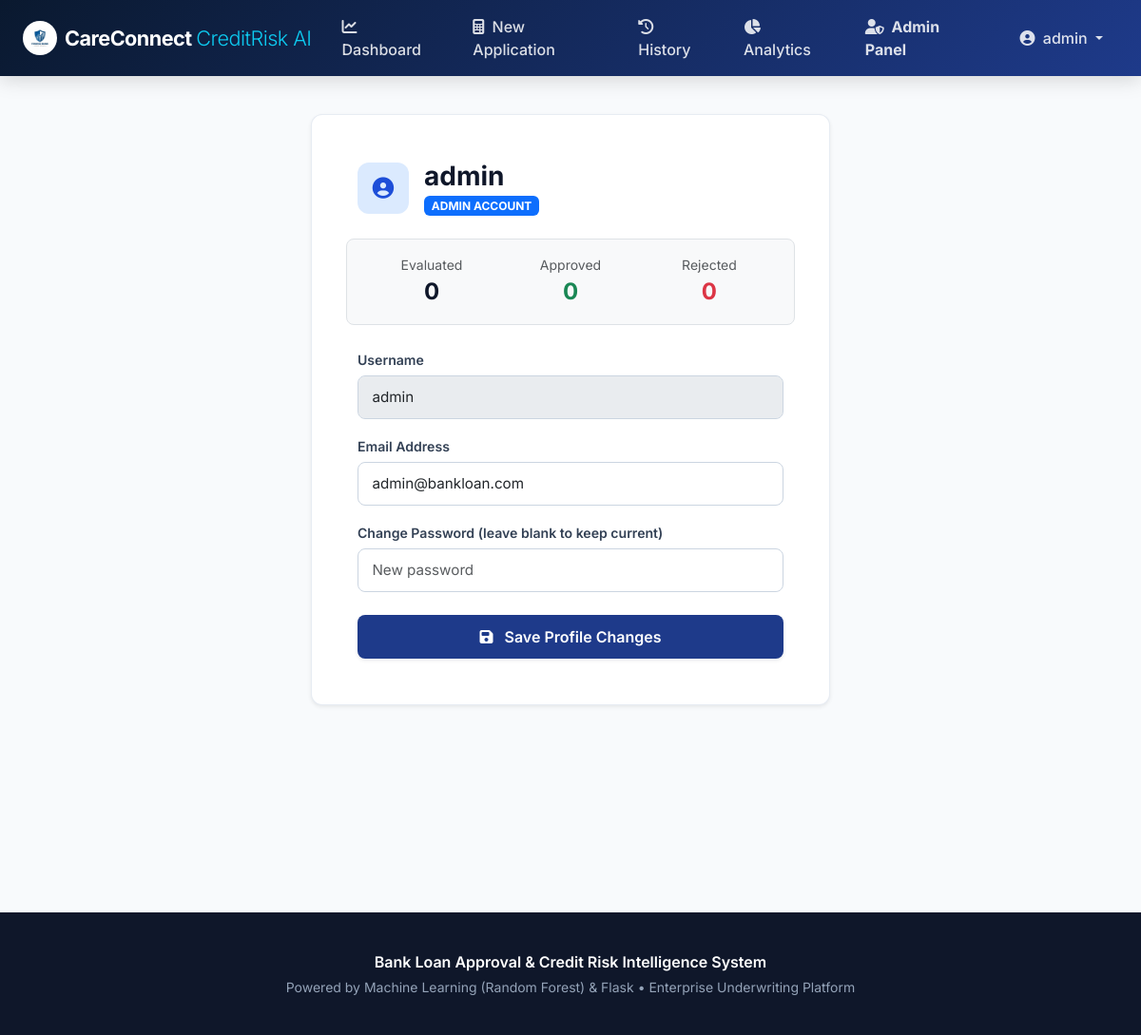
Screenshot of /profile (signed in) with the database file from the repository.
### tables this page shows
CREATE TABLE users (
    id INTEGER PRIMARY KEY AUTOINCREMENT,
    username TEXT UNIQUE NOT NULL,
    email TEXT UNIQUE NOT NULL,
    password_hash TEXT NOT NULL,
    role TEXT DEFAULT 'user',
    created_at TIMESTAMP DEFAULT CURRENT_TIMESTAMP
);

### routes/auth.py (the view, shortened to what this page needs)
@auth_bp.route('/profile', methods=['GET', 'POST'])
@login_required
def profile():
    user_id = session['user_id']
    user = query_db("SELECT * FROM users WHERE id = ?", (user_id,), one=True)
    stats = query_db("""
        SELECT
            COUNT(*) as total,
            SUM(CASE WHEN prediction_status = 'Approved' THEN 1 ELSE 0 END) as approved,
            SUM(CASE WHEN prediction_status = 'Rejected' THEN 1 ELSE 0 END) as rejected
        FROM applications WHERE user_id = ?
    """, (user_id,), one=True)
    return render_template('profile.html', user=user, stats=stats)

### database/database.py (called while the page is built)
def get_db_connection():
    conn = sqlite3.connect(DB_PATH)
    conn.row_factory = sqlite3.Row
    return conn

def query_db(query, args=(), one=False):
    conn = get_db_connection()
    cur = conn.cursor()
    cur.execute(query, args)
    rv = cur.fetchall()
    conn.close()
    return (rv[0] if rv else None) if one else rv

### utils/helper.py (called while the page is built)
def login_required(f):
    @wraps(f)
    def decorated_function(*args, **kwargs):
        if 'user_id' not in session:
            flash("Please log in to access this page.", "warning")
            return redirect(url_for('auth.login'))
        return f(*args, **kwargs)
    return decorated_function

### templates/profile.html (shortened to what this page needs)
{% extends 'base.html' %}
{% block content %}
<div class="container py-4">
    <div class="row justify-content-center">
        <div class="col-md-8 col-lg-6">
            <div class="card-bank p-4 p-md-5 shadow-sm">
                <div class="d-flex align-items-center gap-3 mb-4">
                    <div class="metric-icon icon-blue">
                        <i class="fa-solid fa-user-circle"></i>
                    </div>
                    <div>
                        <h3 class="fw-bold mb-0">{{ user.username }}</h3>
                        <span class="badge bg-primary">{{ user.role | upper }} ACCOUNT</span>
                    </div>
                </div>
                <div class="row text-center bg-light p-3 rounded-3 mb-4 border">
                    <div class="col-4">
                        <div class="text-muted small">Evaluated</div>
                        <div class="fw-bold fs-4">{{ stats.total or 0 }}</div>
                    </div>
                    <div class="col-4">
                        <div class="text-muted small">Approved</div>
                        <div class="fw-bold fs-4 text-success">{{ stats.approved or 0 }}</div>
                    </div>
                    <div class="col-4">
                        <div class="text-muted small">Rejected</div>
                        <div class="fw-bold fs-4 text-danger">{{ stats.rejected or 0 }}</div>
                    </div>
                </div>
                <form action="{{ url_for('auth.profile') }}" method="POST">
                    <div class="mb-3">
                        <label for="username_disp" class="form-label">Username</label>
                        <input type="text" class="form-control" id="username_disp" value="{{ user.username }}" disabled>
                    </div>
                    <div class="mb-3">
                        <label for="email" class="form-label">Email Address</label>
                        <input type="email" class="form-control" id="email" name="email" value="{{ user.email }}" required>
                    </div>
                    <div class="mb-4">
                        <label for="new_password" class="form-label">Change Password (leave blank to keep current)</label>
                        <input type="password" class="form-control" id="new_password" name="new_password" placeholder="New password">
                    </div>
                    <button type="submit" class="btn btn-bank-primary w-100 shadow-sm">
                        <i class="fa-solid fa-floppy-disk me-2"></i> Save Profile Changes
                    </button>
                </form>
            </div>
        </div>
    </div>
</div>
{% endblock %}

### static/css/style.css (style rules this page uses)
:root { --primary-color: #1e3a8a; --primary-hover: #1e40af; --accent-blue: #2563eb; --accent-light: #dbeafe; --bg-light: #f8fafc; --card-bg: #ffffff; --text-main: #0f172a; --text-muted: #64748b; --low-risk: #10b981; --medium-risk: #f59e0b; --high-risk: #ef4444; --shadow-sm: 0 1px 3px rgba(0,0,0,0.08); --shadow-md: 0 4px 12px rgba(0,0,0,0.08); --shadow-lg: 0 10px 25px rgba(15,23,42,0.1); --border-radius: 12px; }
body { font-family: 'Inter', system-ui, -apple-system, sans-serif; background-color: var(--bg-light); color: var(--text-main); overflow-x: hidden; min-height: 100vh; }
.card-bank { background: var(--card-bg); border: 1px solid rgba(226, 232, 240, 0.8); border-radius: var(--border-radius); box-shadow: var(--shadow-sm); transition: transform 0.25s ease, box-shadow 0.25s ease; }
.form-label { font-weight: 600; font-size: 0.88rem; color: #334155; margin-bottom: 0.4rem; }
.form-control, .form-select { border-radius: 8px; border: 1.5px solid #cbd5e1; padding: 0.65rem 0.9rem; font-size: 0.95rem; transition: border-color 0.2s, box-shadow 0.2s; }
.btn-bank-primary { background-color: var(--primary-color); color: #ffffff; font-weight: 600; border: none; padding: 0.7rem 1.5rem; border-radius: 8px; transition: all 0.25s ease; }

### static/css/dashboard.css (style rules this page uses)
.metric-icon { width: 54px; height: 54px; border-radius: 12px; display: flex; align-items: center; justify-content: center; font-size: 1.4rem; }
.icon-blue { background: #dbeafe; color: #1d4ed8; }

### rows the page displays
users: username "admin", role "ADMIN", email "admin@bankloan.com"

### other values shown
{{ session.get('username') }} "admin"
{{ stats.total or 0 }} "0"
{{ stats.approved or 0 }} "0"
{{ stats.rejected or 0 }} "0"
